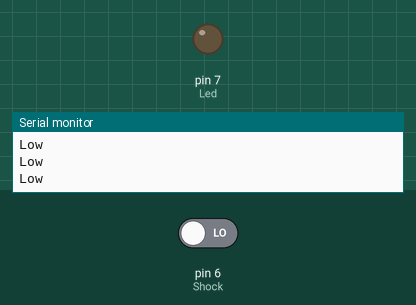
A sketch run on a simulated Arduino Uno, built with avr-gcc and run on an emulated ATmega328P. Parts: output pins drawn as LEDs (lit = HIGH), the last lines printed to the serial monitor. Inputs (shaded band) come from the test bench; at power-on: pin 6 (Shock) LOW.

Above: at 1.2 s.
1.3 s: pin 6 (Shock) driven HIGH
At 1.8 s:
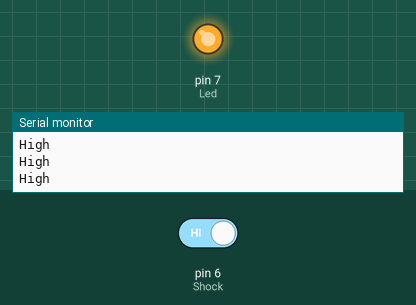
2.8 s: pin 6 (Shock) driven LOW
At 4.1 s:
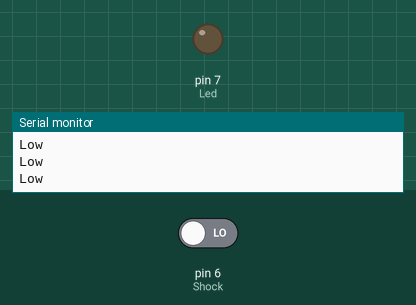
Timing chart, 0 to 5.8 s (numbered marks = the images above; inputs shaded):
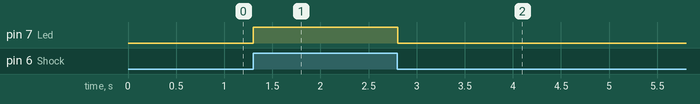

Measured:
- after the input at 1.3 s, pin 7 (Led): LOW → HIGH at once
- after the input at 2.8 s, pin 7 (Led): HIGH → LOW at once

The sketch:

shock_KY-002.ino
```cpp
//Sensor KY-002

int Led = 7;
int Shock = 6;
int val;
void setup()
{
  Serial.begin(9600);
  pinMode(Led, OUTPUT);
  pinMode(Shock, INPUT);
}
void loop()
{
  val = digitalRead(Shock);
  if (val == HIGH)
  {
    digitalWrite(Led, HIGH);
    Serial.println("High");
  }
  else
  {
    digitalWrite(Led, LOW);
    Serial.println("Low");
  }
  delay(100);
}
```
